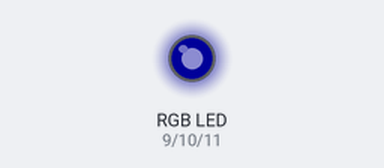
Simulated run of this sketch. Board: Arduino Uno, built with avr-gcc and run on an emulated ATmega328P. Shown: an RGB LED mixed from three pins (HIGH = lit). Dim RGB values are drawn brighter than linear.

Above: at 0.05 s.
At 3.25 s:
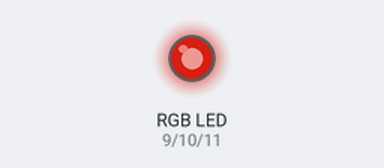
At 4.75 s:
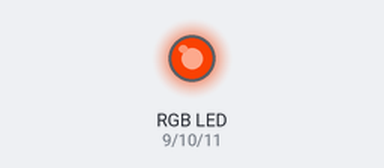
At 6.35 s:
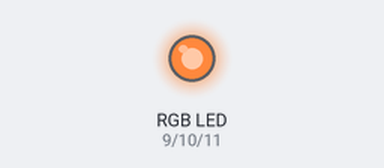
At 9.45 s:
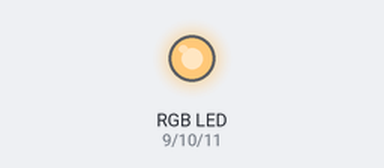
At 12.65 s:
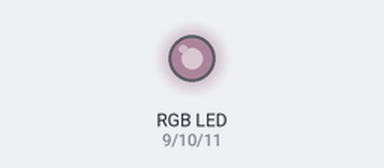
Timing chart, 0 to 21.0 s (numbered marks = the images above):
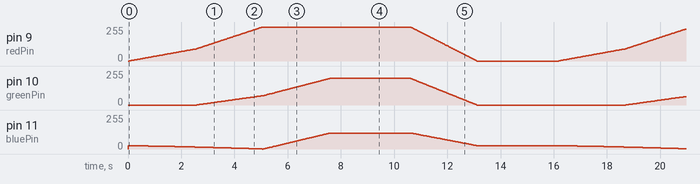

The sketch:

b2_03_colour_story_worked.ino
```cpp
// ==================================================================
//   BAND 2, PART 7  -  A COLOUR STORY (WORKED EXAMPLE)
//
//   WHAT IT DOES
//     Plays a sunrise over the lagoon: night, first red light,
//     orange, full daylight, then back to night. Every change is a
//     smooth fade rather than a jump.
//
//   WIRING
//     Exactly the same as b2_02.
//
//   HOW THE FADE WORKS
//     fadeTo takes six numbers: the colour you are starting from,
//     then the colour you are going to. It walks from one to the
//     other in a hundred small steps, showing each one.
//
//     When step is 0 you get exactly the first colour.
//     When step is 100 you get exactly the second.
//     In between you get a mixture.
//
//   USE THIS AS YOUR STARTING POINT
//     Your Make task is your own colour story. Save a copy of this
//     file under a new name and change the colours to yours.
// ==================================================================

int redPin = 9;
int greenPin = 10;
int bluePin = 11;

int stepDelay = 25;

void showColour(int r, int g, int b) {
  analogWrite(redPin, r);
  analogWrite(greenPin, g);
  analogWrite(bluePin, b);
}

void fadeTo(int r1, int g1, int b1, int r2, int g2, int b2) {
  for (int step = 0; step <= 100; step = step + 1) {
    int r = r1 + (r2 - r1) * step / 100;
    int g = g1 + (g2 - g1) * step / 100;
    int b = b1 + (b2 - b1) * step / 100;
    showColour(r, g, b);
    delay(stepDelay);
  }
}

void setup() {
  pinMode(redPin, OUTPUT);
  pinMode(greenPin, OUTPUT);
  pinMode(bluePin, OUTPUT);
  showColour(0, 0, 25);
}

void loop() {
  fadeTo(0, 0, 25,     90, 0, 15);
  fadeTo(90, 0, 15,    255, 70, 0);
  fadeTo(255, 70, 0,   255, 200, 120);
  delay(3000);
  fadeTo(255, 200, 120, 0, 0, 25);
  delay(3000);
}
```
